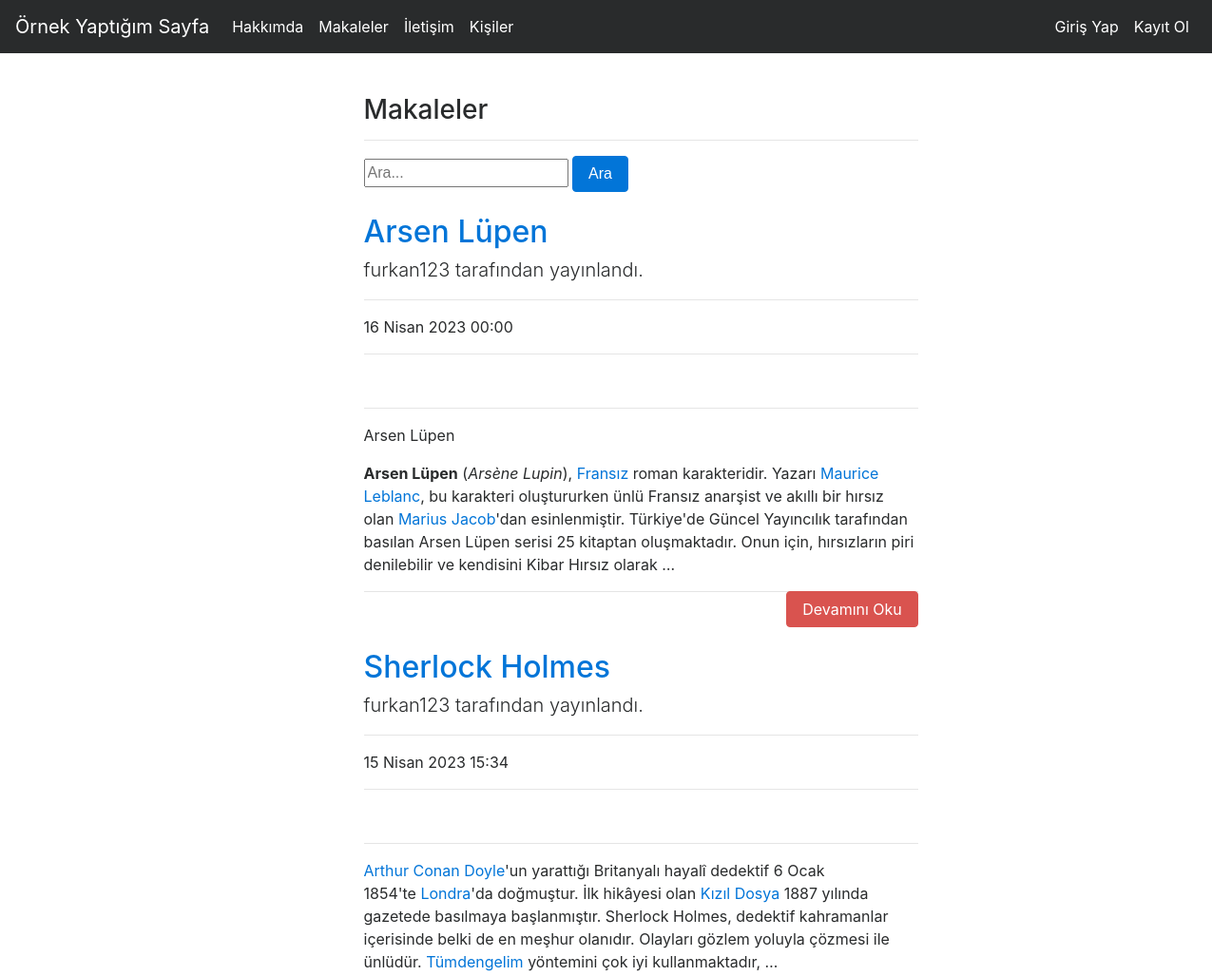
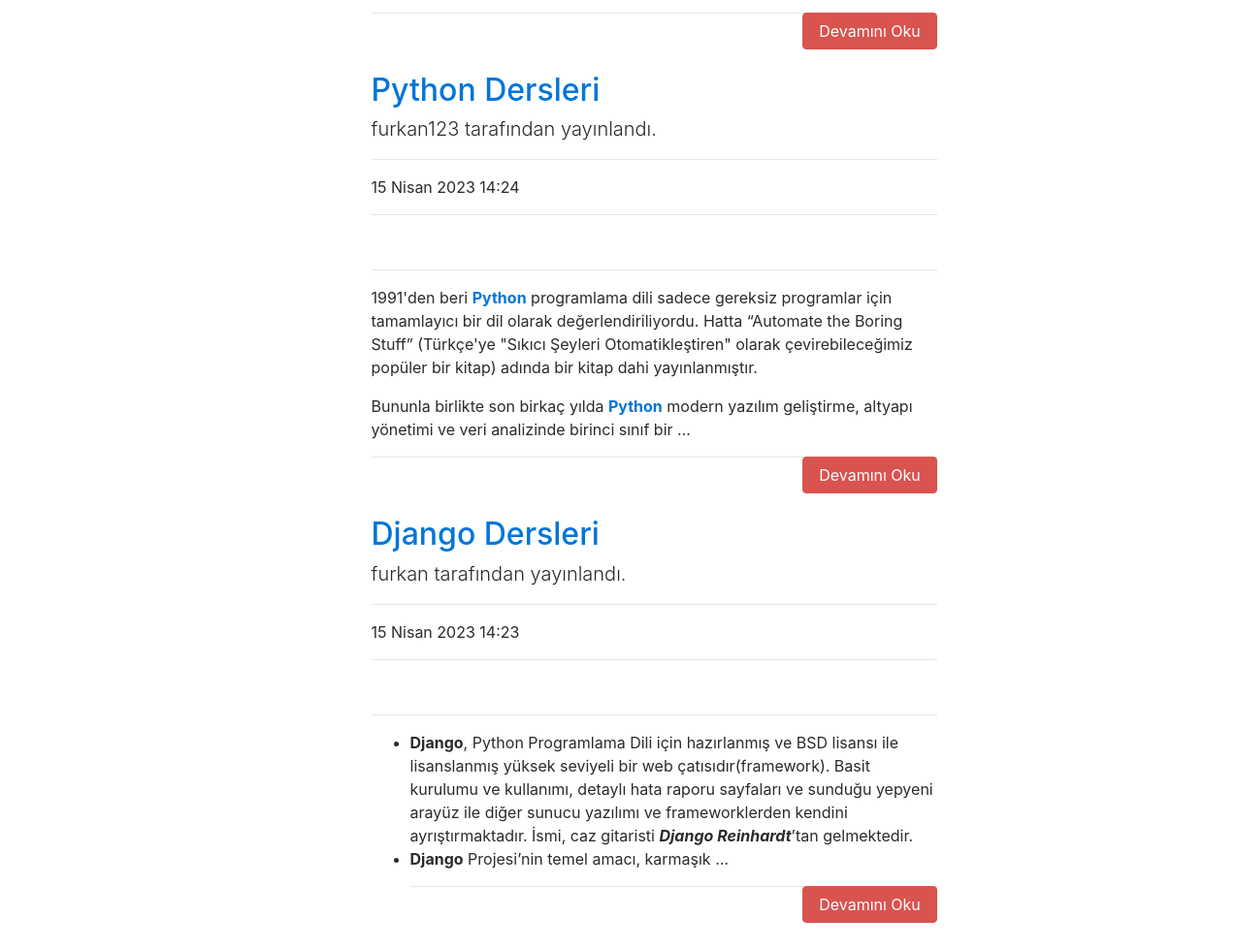
The app's page /articles/ with its own data (2 pictures, top to bottom).
### article/models.py (models this page shows, shortened)
class Article(models.Model):
    author = models.ForeignKey("auth.User",on_delete=models.CASCADE,verbose_name="Yazar") # foreingkey user tablosuna atıfta bulunuyor. /// on_delete user silindiğinde makaleyi sil anlamına geliyor.
    title = models.CharField(max_length=50,verbose_name="Başlık")
    content = RichTextField()
    created_date = models.DateTimeField(auto_now_add=True,verbose_name="Oluşturulma Tarihi")
    article_image = models.FileField(blank=True,null=True,verbose_name="Makaleye Resim Ekle")
    class Meta:
        ordering = ['-created_date']

### article/views.py (the view)
# urls.py: path('',views.articles,name = "articles"),
def articles(request):
    articles =Article.objects.all()
    keyword = request.GET.get("keyword")
    if keyword:
        articles = Article.objects.filter(title__contains = keyword)
        return render(request,"articles.html",{"articles":articles})
    return render(request,"articles.html",{"articles":articles})

### templates/articles.html (shortened to what this page needs)
{% extends 'layout.html' %}
{% block body %}
<div class = "row">
  <div class="col-md-10 offset-md-3">
    <div class="col-lg-8">
      <h3>Makaleler</h3>
      <hr>
    </div>
  </div>
</div>
<div class = "row">
  <div class="col-md-10 offset-md-3">
    <div class="col-lg-8">
      <form>
        <input type="text" name = "keyword" class="input-sm" maxlength="64" placeholder="Ara..." spellcheck="false" data-ms-editor="true">
        <button type="submit" class="btn btn-primary ">Ara</button>
      </form>
    </div>
  </div>
</div>
{% if articles %}
{% for article in articles %}
<div class="row">
    <div class="col-md-10 offset-md-3">
    <div class="col-lg-8">
      <a href="{% url 'article:detail' article.id %}"><h2 class="mt-4">{{article.title}}</h2>
      </a>
      <p class="lead">
        {{article.author.username}} tarafından yayınlandı.
      </p>
      <hr>
      <p>{{article.created_date}}</p>
      <hr>
      <hr>
      <p class="lead">
        {{article.content|safe|truncatewords:50}}
      </p>
      <a style = "float : right;" href="/articles/article/{{article.id}}" class = "btn btn-danger">Devamını Oku</a>
      <hr>
    </div>
    </div>
</div>
{% endfor %}
{% endif %}
{% endblock body %}

### templates/layout.html (shortened to what this page needs)
<!DOCTYPE html>
{% load static %}
<html lang="en">
<head>
    <link rel="stylesheet" href="{% static 'css/bootstrap.min.css'%}">
</head>
<body>
    {% include "includes/navbar.html" %}
    <div style = "margin-top : 100px; margin-bottom:100px;" class = "container">
        {% block body %}
        {% endblock body %}
    </div>
</body>
</html>

### templates/includes/navbar.html (shortened to what this page needs)
<nav class="navbar navbar-toggleable-md navbar-inverse fixed-top bg-inverse">
    <a class="navbar-brand" href="{% url 'index' %}">Örnek Yaptığım Sayfa</a>
    <div class="collapse navbar-collapse" id="navbarCollapse">
      <ul class="navbar-nav mr-auto">
        <li class="nav-item active">
          <a class="nav-link" href="{% url 'about' %}">Hakkımda</a>
        </li>
        <li class="nav-item active">
          <a class="nav-link" href="{% url 'article:articles' %}">Makaleler</a>
        </li>
        <li class="nav-item active">
          <a class="nav-link" href="{% url 'iletisim' %}">İletişim</a>
        </li>
        <li class="nav-item active">
          <a class="nav-link" href="{% url 'kisiler' %}">Kişiler</a>
        </li>
      </ul>
      <ul class="navbar-nav ml-auto">
      {% if request.user.is_authenticated %}
      <li class="nav-item active">
        <a class="nav-link" href="{% url 'article:dashboard' %}">Kontrol Paneli</a>
      </li>
      <li class="nav-item active">
        <a class="nav-link" href="{% url 'user:logout' %}">Çıkış Yap</a>
      </li>
      {% else %}
      <li class="nav-item active">
        <a class="nav-link" href="{% url 'user:login' %}">Giriş Yap</a>
      </li>
      {% endif %}
      <li class="nav-item active">
        <a class="nav-link" href="{% url 'user:register' %}">Kayıt Ol</a>
      </li>
      </ul>
    </div>
</nav>

### records on screen
Article: title "Arsen Lüpen", author.username "furkan123", created_date "16 Nisan 2023 00:00", content "Arsen Lüpen Arsen Lüpen ( Arsène Lupin ), Fransız roman karakteridir. Yazarı Maurice Leblanc , bu karakteri oluştururken ünlü Fransız anarşist ve akıllı bir hırsız olan Marius Jacob 'dan esinlenmiştir. Türkiye'de Güncel Yayıncılık tarafından basılan Arsen Lüpen serisi 25 kitaptan oluşmaktadır. Onun için, hırsızların piri denilebilir ve kendisini Kibar Hırsız olarak …"
Article: title "Sherlock Holmes", author.username "furkan123", created_date "15 Nisan 2023 15:34", content "Arthur Conan Doyle 'un yarattığı Britanyalı hayalî dedektif 6 Ocak 1854'te Londra 'da doğmuştur. İlk hikâyesi olan Kızıl Dosya 1887 yılında gazetede basılmaya başlanmıştır. Sherlock Holmes, dedektif kahramanlar içerisinde belki de en meşhur olanıdır. Olayları gözlem yoluyla çözmesi ile ünlüdür. Tümdengelim yöntemini çok iyi kullanmaktadır, …"
Article: title "Python Dersleri", author.username "furkan123", created_date "15 Nisan 2023 14:24", content "1991'den beri Python programlama dili sadece gereksiz programlar için tamamlayıcı bir dil olarak değerlendiriliyordu. Hatta “Automate the Boring Stuff” (Türkçe'ye \"Sıkıcı Şeyleri Otomatikleştiren\" olarak çevirebileceğimiz popüler bir kitap) adında bir kitap dahi yayınlanmıştır. Bununla birlikte son birkaç yılda Python modern yazılım geliştirme, altyapı yönetimi ve veri analizinde birinci sınıf bir …"
Article: title "Django Dersleri", author.username "furkan", created_date "15 Nisan 2023 14:23", content "Django , Python Programlama Dili için hazırlanmış ve BSD lisansı ile lisanslanmış yüksek seviyeli bir web çatısıdır(framework). Basit kurulumu ve kullanımı, detaylı hata raporu sayfaları ve sunduğu yepyeni arayüz ile diğer sunucu yazılımı ve frameworklerden kendini ayrıştırmaktadır. İsmi, caz gitaristi Django Reinhardt ’tan gelmektedir. Django Projesi’nin temel amacı, karmaşık …"
